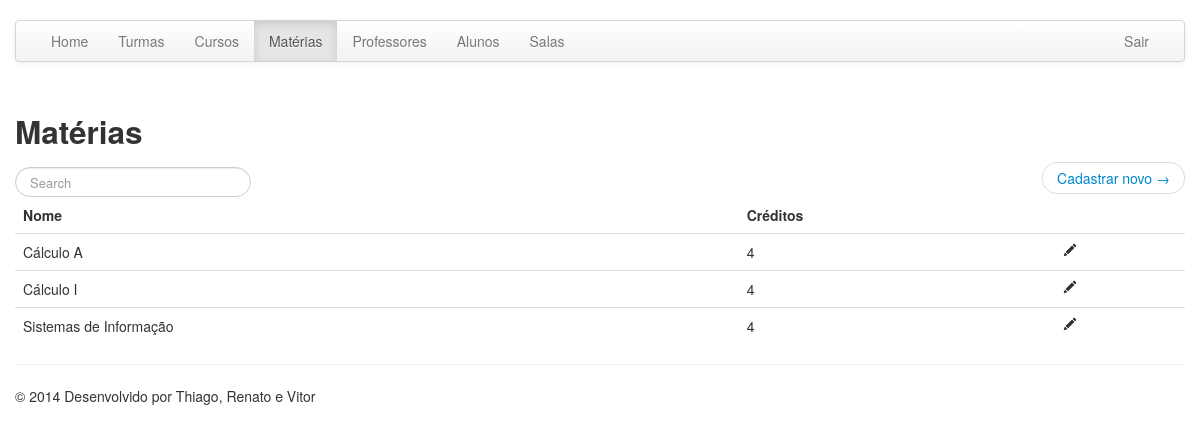
/materias.php (signed in), run on the app's committed database.
### tables this page shows
CREATE TABLE IF NOT EXISTS `materias` (
  `pk_materia` int(11) NOT NULL AUTO_INCREMENT,
  `nome` varchar(50) NOT NULL,
  `creditos` int(11) NOT NULL,
  PRIMARY KEY (`pk_materia`)
);

### materias.php (the view, shortened to what this page needs)
<?php include "header.php";?>
<?php
if($_SESSION['permissao'] == 10)
{
?>
	<?php
	if($_GET['id'] != "")
	{
		if($_GET['id'] == "novo")
		{
				echo '<h3>Cadastro de Matéria</h3>';
		}
		else if(is_numeric($_GET['id']))
		{
				echo '<h3>Edição de Matéria</h3>';
		}
	?>
		<br />
		<form action="materias.php" method="post" id="formMateria"  name="formMateria" class="form-horizontal" onSubmit="return verificaFormMateria(this);">
			<input type="hidden" name="oque" value="<?php echo $_GET['id']; ?>" />
			<div class="row">
				<div class="span6">
					<div class="control-group">
						<label class ="control-label"></label>
						<div class="controls"><h4>Informações</h4></div>
					</div>
					 <div class="control-group">
						<label class ="control-label" >Nome:</label>
						<div class="controls"><input class="input-xlarge" type="text" id="nome" name="nome" value="<?php echo $row['nome']; ?>" maxlength="100" required/></div>
					</div>
					<div class="control-group">
						<label class ="control-label">Créditos:</label>
						<div class="controls"><input class="input-small" type="number" name="creditos" value="<?php echo $row['creditos']; ?>"/></div>
					</div>
					<div class="control-group">
						<label class ="control-label"></label>
						<div class="controls"></div>
					</div>
					<div class="control-group">
						<label class ="control-label"></label>
						<div class="controls"><input class="btn btn-large btn-primary" type="submit" name="enviar" value="Enviar" /></div>
					</div>
				</div>
			</div>
			</form>
			<?php
	}else
	{ ?>
			<h2>Matérias</h2>
			<div class="row">
				<div class="span6">
					<form class="navbar-search pull-left">
					  <input type="text" class="search-query" placeholder="Search" onkeyup="BuscaItemTabela(this);">
					</form>
				</div>
				<div class="span6">
					<?php if($_SESSION['permissao'] == 10){?>
						<ul class="pager">
						  <li class="next">
						    <a href="materias.php?id=novo">Cadastrar novo &rarr;</a>
						  </li>
						</ul>
					<?php } ?>
				</div>
			</div>
			<table class="table table-hover">
				<thead>
					<tr>
						<th>Nome</th>
						<th>Créditos</th>
						<?php
							if($_SESSION['permissao'] == 10)
								echo '<th></th>';
						?>
					</tr>
				</thead>
				<tbody>
				<?php
				$query="SELECT m.pk_materia, m.nome, m.creditos FROM materias m WHERE 1 order by m.nome";
				$result = mysql_query($query);
				while($row = mysql_fetch_array($result)) {
				echo '
						<tr class="itens_tabela" >
						<td onclick="location.href = \'materia.php?id='.$row['pk_materia'].'\';">' . $row['nome'] . '</td>
						<td onclick="location.href = \'materia.php?id='.$row['pk_materia'].'\';">' . $row['creditos'] . '</td>
						';
						if($_SESSION['permissao'] == 10)
							echo '<td><a href="materias.php?id=' . $row['pk_materia'] . '"><i class = "icon-pencil"></i></a></td>
					</tr>
					';
				}
				?>
				</tbody>
			</table>
    <?php
    }
}
	include "footer.php";
?>

### data on the page
materias: nome "Cálculo A", creditos "4"
materias: nome "Cálculo I", creditos "4"
materias: nome "Sistemas de Informação", creditos "4"
